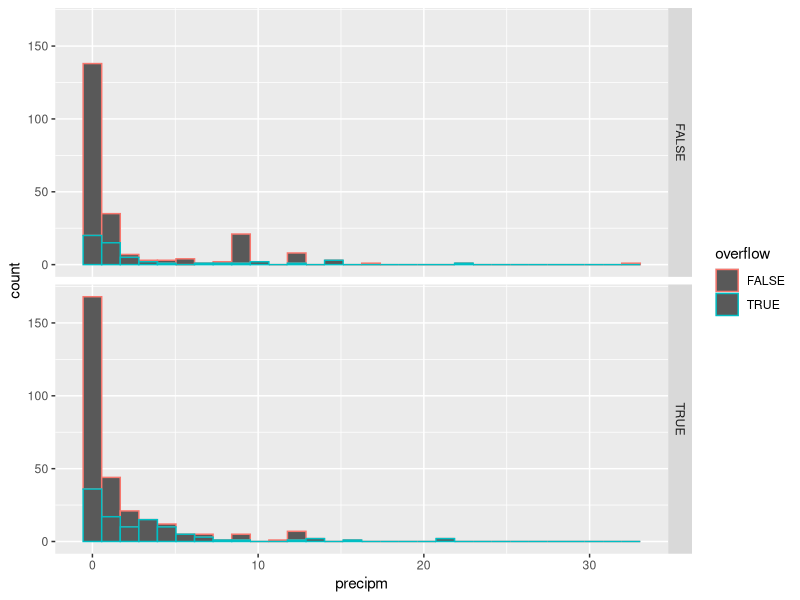
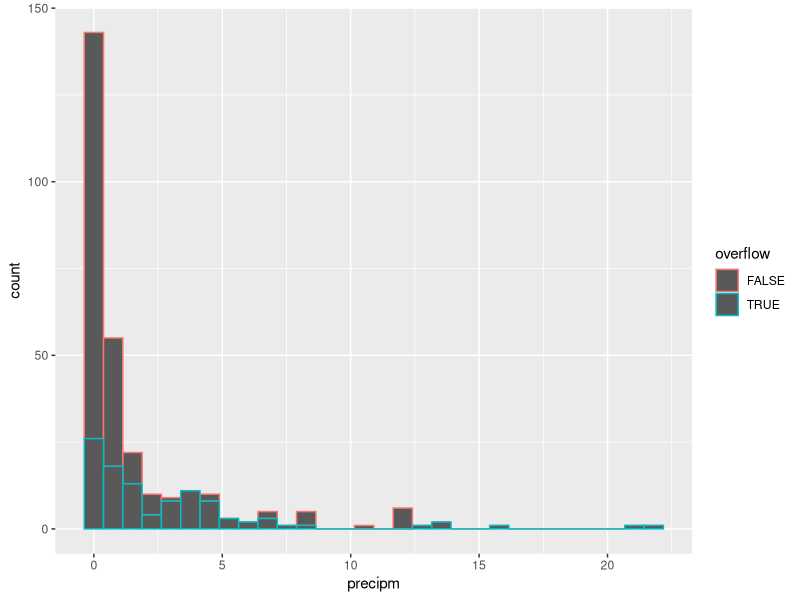
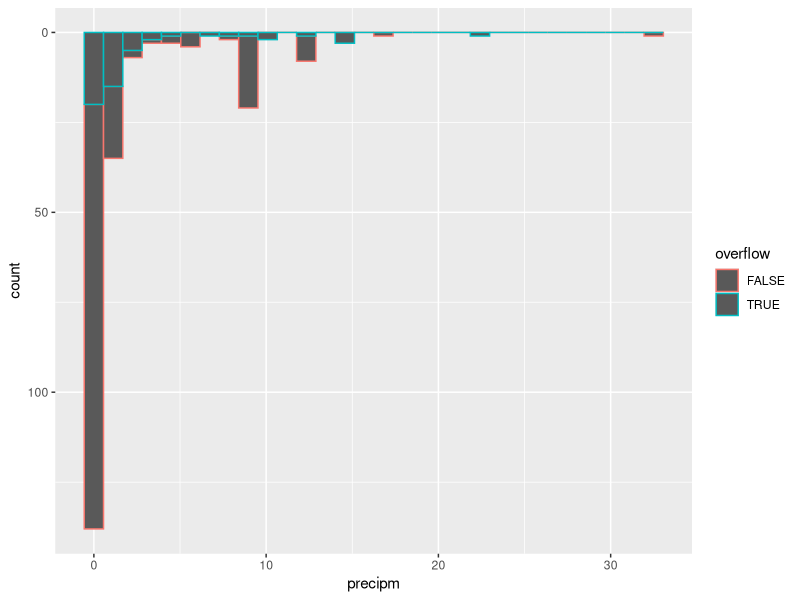
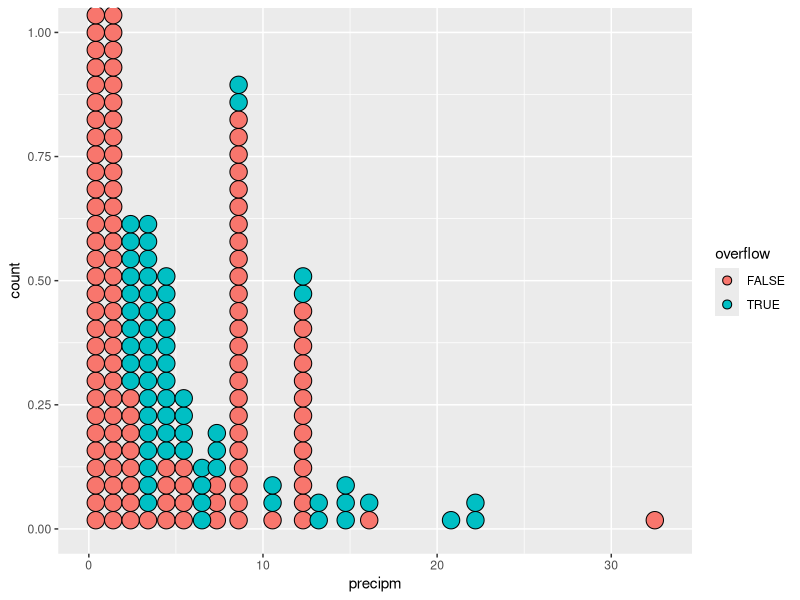
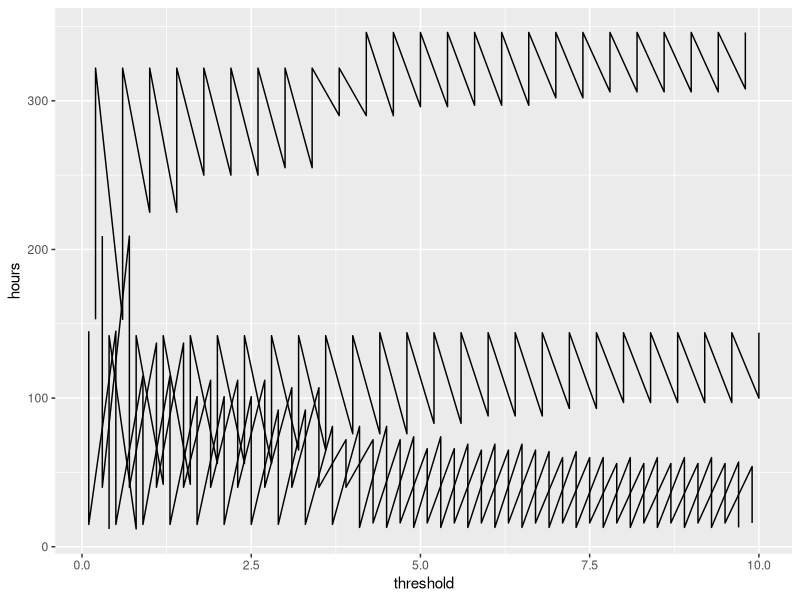
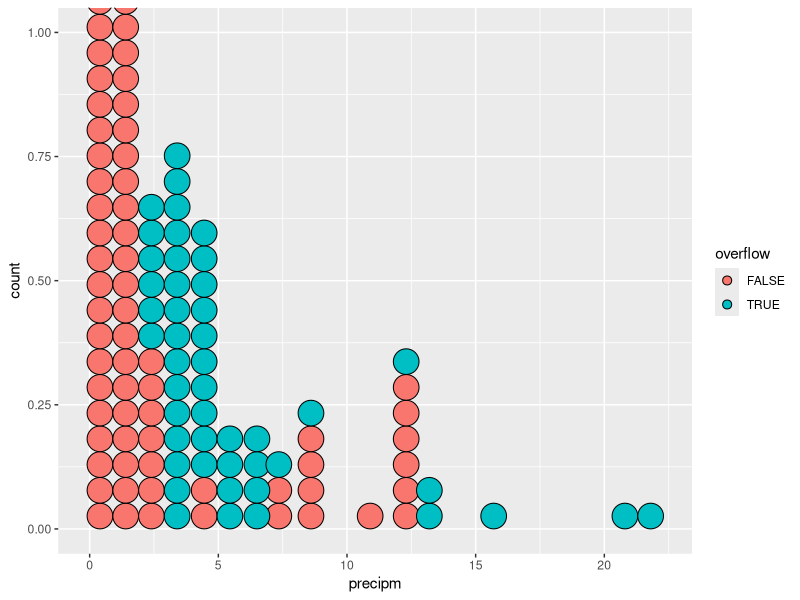
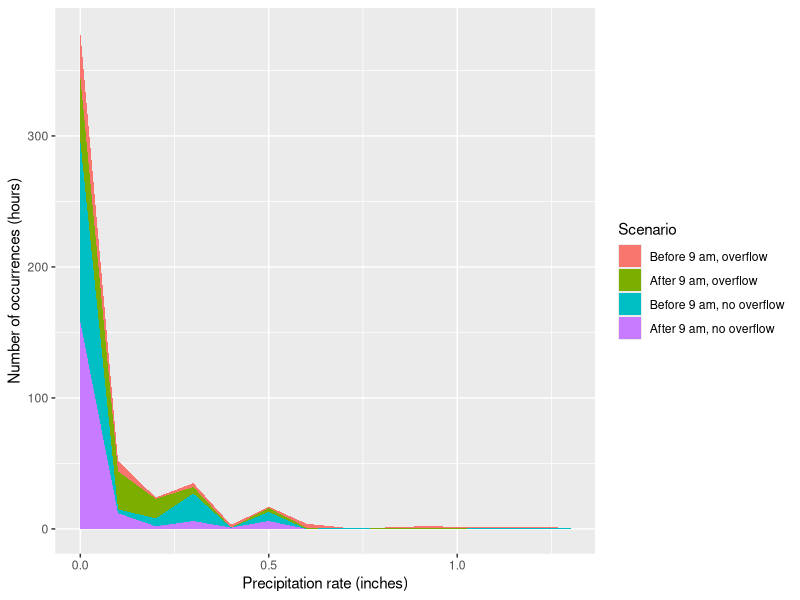

R code for these plots, in order:
#!/usr/bin/env Rscript

library(ggplot2)
library(plyr)

o <- read.csv('api/overflow_dates.csv')
o$datetime <- strptime(o$start_date, format = '%m/%d/%Y') + 3600 * o$hour
o$hour <- NULL
o$start_date <- NULL
o$after.9.am <- as.numeric(strftime(o$datetime, '%H')) > 9
o$overflow <- o$overflow == 'yes'


precip <- read.csv('munge-tom/precip.csv')
overflow <- join(o, precip)

model <- glm(overflow ~ after.9.am * precipm, data = overflow, family = binomial)
summary(model)
print('This model suggests that overflows only only occur after 9 am.')

set.seed(234234)
training.cutoff <- round(nrow(overflow) * 3 / 4)
i <- sample(nrow(overflow))
overflow.training <- overflow[i[1:(training.cutoff - 1)],]
overflow.test <- overflow[i[training.cutoff:nrow(overflow)],]
model.training <- glm(overflow ~ after.9.am * precipm, data = overflow.training, family = binomial)

# When the Y value is zero, the likelihoods of overflowing and of not
# overflowing are the same.
table(overflow.test$overflow, round(predict(model.training, overflow.test, type = 'response'))) 
table(overflow.test$overflow, (predict(model.training, overflow.test) > 0))
print('The model is decent.')

# What's a good threshold?
print('This is a good threshold for precipitation rate. Pay attention to the units.')
print(- (coef(model.training)[1] + coef(model.training)[2]) / coef(model.training)[4])
table(overflow$precipi > 0.2, overflow$overflow, dnn = c('Precip over threshold', 'Sewer overflow'))

thresholds <- (1:100)/10
threshold.performance <- adply(thresholds, 1, function(threshold){
  results <- c(
    correctly_report = nrow(subset(overflow, precipm > threshold & overflow)),
    correctly_avoid_reporting = nrow(subset(overflow, precipm <= threshold & !overflow)),
    accidental_report = nrow(subset(overflow, precipm > threshold & !overflow)),
    missed_report = nrow(subset(overflow, precipm <= threshold & overflow))
  )
  data.frame(
    result = names(results),
    hours = results
  )
})
colnames(threshold.performance)[1] <- 'threshold'
threshold.performance$threshold <- thresholds

p0 <- ggplot(overflow) + aes(x = precipm, color = overflow) + geom_histogram() + facet_grid(after.9.am ~ .)

p1 <- ggplot(subset(overflow, after.9.am)) +
  aes(x = precipm, color = overflow) + geom_histogram()

p2 <- ggplot(subset(overflow, !after.9.am)) +
  scale_y_reverse() +
  aes(x = precipm, color = overflow) + geom_histogram()

p3 <- ggplot(overflow) + aes(x = precipm, fill = overflow) +
  geom_dotplot(binwidth = 1, stackgroups = T, binpositions = 'all')

p4 <- ggplot(threshold.performance) + aes(x = threshold, y = hours, group = result) + geom_line()

p5 <- ggplot(subset(overflow, after.9.am)) + aes(x = precipm, fill = overflow) +
  geom_dotplot(binwidth = 1, stackgroups = T, binpositions = 'all')

# Change '0' to something else based on that other model I ran
# threshold.performance$precipm.adj <- threshold.performance$precipm + 0 * threshold.performance$after.9.am

go <- function(){
pdf('figures/threshold.identification.pdf', width = 16, height = 9)
print(p3)
dev.off()

png('figures/threshold.identification.png', width = 1600, height = 900)
print(p3)
dev.off()

# This one's awesome!
png('figures/threshold.identification-after.9.am.png', width = 1600, height = 900)
print(p5)
dev.off()

png('figures/threshold.performance.png', width = 1600, height = 900)
print(p4)
dev.off()

overflow.sorted <- overflow[order(overflow$overflow),]
stripchart(overflow$precipi ~ overflow$after.9.am, method='stack', pch = 22, bg = overflow$overflow + 1, vertical = T, col = 0)
stripchart(overflow.sorted$precipi ~ overflow.sorted$after.9.am, method='stack', pch = 22, bg = overflow.sorted$overflow + 1, vertical = T, col = 0)
stripchart(overflow.sorted$precipi ~ overflow.sorted$after.9.am + overflow.sorted$overflow,
  method='stack', pch = 22, bg = 1, vertical = T,
  main = 'Sewer overflows in relation to time of day and precipitation rate',
  ylab = 'Precipitation rate (inches)',
  xlab = '', axes = F)
axis(2)
axis(1, at = 1:4, labels = c('Before 9 am, no overflow', 'After 9 am, no overflow', 'Before 9 am, overflow', 'After 9 am, overflow'))
}


library(reshape2)
overflow$precip.factor <- factor(round(overflow$precipi, 1))
overflow.for.graph <- melt(ddply(na.omit(overflow), 'precip.factor', function(df) {
  data.frame(
    no.overflow.before = sum(!df$overflow & !df$after.9.am),
    overflow.before = sum(df$overflow & !df$after.9.am),
    no.overflow.after = sum(!df$overflow & df$after.9.am),
    overflow.after = sum(df$overflow & df$after.9.am)
  )
}), 'precip.factor')
levels(overflow.for.graph$variable) <- c('Before 9 am, no overflow', 'Before 9 am, overflow', 'After 9 am, no overflow', 'After 9 am, overflow')
colnames(overflow.for.graph)[2] <- 'Scenario'
ordering <- c(
  'Before 9 am, overflow',
  'After 9 am, overflow',
  'Before 9 am, no overflow',
  'After 9 am, no overflow'
)

# Why doesn't this work for geom_area ????
overflow.for.graph$Scenario <- factor(overflow.for.graph$Scenario, levels = ordering)
# Oh, maybe it's the data frame ordering
overflow.for.graph <- overflow.for.graph[order(overflow.for.graph$Scenario),]
# Ah, yes! That did it.

overflow.for.graph$precip.factor <- as.numeric(as.character(overflow.for.graph$precip.factor))

p8 <- ggplot(overflow.for.graph) + aes(x = precip.factor, y = value, group = Scenario, fill = Scenario) +
  geom_area(position = 'stack') +
  scale_x_continuous('Precipitation rate (inches)') +
  scale_y_continuous('Number of occurrences (hours)')
